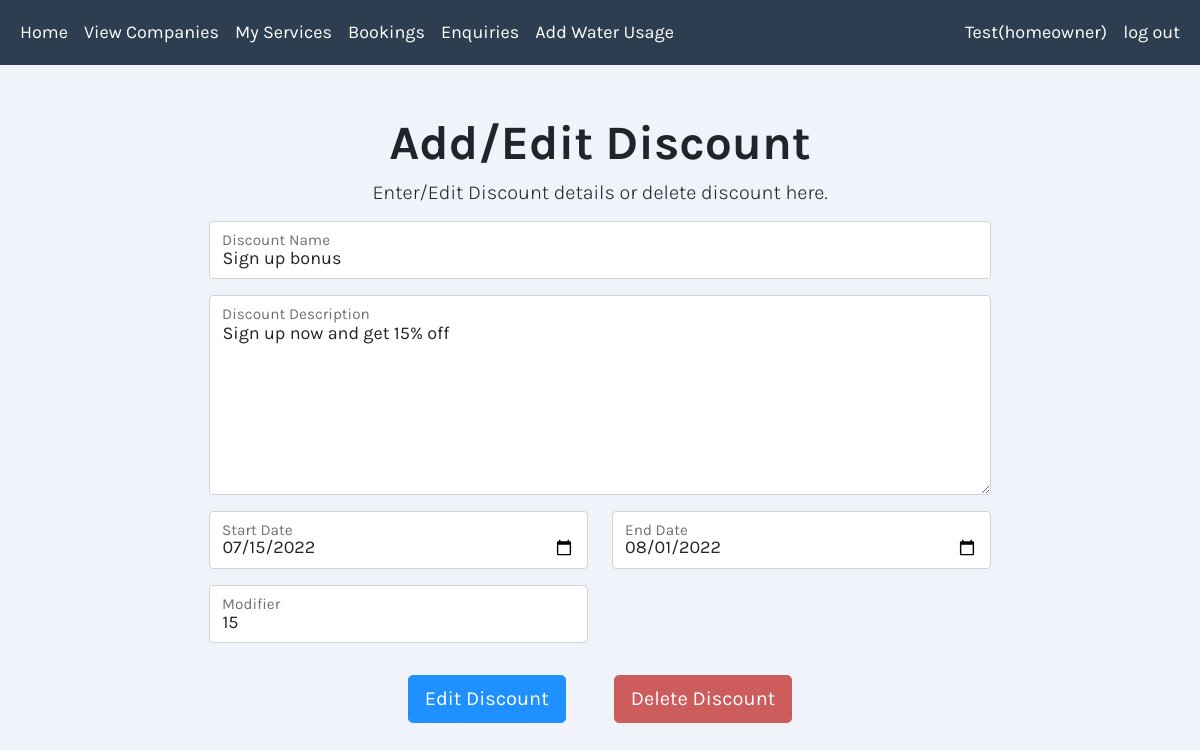
The page /addEditDiscount.php (signed in) on the database its author committed.
### tables this page shows
CREATE TABLE `Discounts` (
  `discount_ID` int(11) NOT NULL,
  `company_ID` int(11) NOT NULL,
  `discount_name` varchar(100) NOT NULL,
  `discount_start_date` varchar(15) NOT NULL,
  `discount_end_date` varchar(15) NOT NULL,
  `discount_description` varchar(500) NOT NULL,
  `discount_modifier` int(3) NOT NULL
);

### addEditDiscount.php (the view, shortened to what this page needs)
<?php
include_once("classes.php");
$Packname = "";
$Packdesc = "";
$SDate = "";
$EDate = "";
$Modifier = "";
$have_discount = "";
$CID = $_SESSION['ID'];
try {
    $sql = "SELECT * FROM Discounts WHERE company_ID = '$CID'";
    $result = $conn->query($sql);
    $row = $result -> fetch_assoc();
    if ($result->num_rows > 0) {
      $Packname = $row['discount_name'];
      $Packdesc = $row['discount_description'];
      $SDate = $row['discount_start_date'];
      $EDate = $row['discount_end_date'];
      $Modifier = $row['discount_modifier'];
      $have_discount = 1;
    } else {
      $have_discount = 0;
    }
}catch (mysqli_sql_exception $e) {
      echo "<p>Error " . mysqli_errno($conn). ": " . mysqli_error($conn);
  }
?>
<html>
    <head>
        <?php include_once('cssLinks.php');?>
    </head>
    <body>
      <?php include_once('navbar.php');?>
      <div class="container" >
      <h1 class ="display-5 fw-bold text-center" style="margin-top:50px;">Add/Edit Discount</h1>
      <div class="row justify-content-center">
        <div class="col-md-6 text-center">
      <p class ="display-6 fs-5" name = "product" value ="avail">Enter/Edit Discount details or delete discount here.</p>
    </div>
      </div>
    </div>
<div class="container">
  <form id="AddPackage" class ="form-horizontal-2" action="<?php echo htmlspecialchars($_SERVER["PHP_SELF"]);?>" method="post">
        <div class="col">
          <div class="form-floating mb-3">
            <input type="text" class="form-control" id="PackageName" name="PackageName" placeholder="PackageName" value="<?php echo $Packname;  ?>" required>
            <label for="PackageName">Discount Name</label>
          </div>
        </div>
        <div class="col">
          <div class="form-floating  mb-3 ">
            <textarea class="form-control" id="packdesc" name="packdesc" placeholder="packdesc" style="height: 200px"><?php echo $Packdesc;  ?></textarea>
            <label for="packdesc">Discount Description</label>
          </div>
        </div>
      <div class="row">
        <div class="col-md-6">
          <div class="form-floating mb-3">
            <input type="date" class="form-control" id="date" name = "SDate" value="<?php echo $SDate;  ?>">
            <label for="SDate">Start Date</label>
          </div>
        </div>
        <div class="col-md-6">
          <div class="form-floating mb-3">
            <input type="date" class="form-control" id="date" name = "EDate" value="<?php echo $EDate;  ?>">
            <label for="EDate">End Date</label>
          </div>
        </div>
      <div class="col-md-6">
          <div class="form-floating mb-3">
            <input type="number" class="form-control" id="discount" name="discount" placeholder="discount" required min ="1" max="100" value="<?php echo $Modifier;  ?>">
            <label for="discount">Modifier</label>
          </div>
        </div>
        </div>
    <div class="form-group mb-2 mt-3 text-center">
      <?php
      if($have_discount == 0)
      {
        echo '<input type="submit" class="btn btn-lg btn-primary" name="Add" value="Add Discount">';
      }
      else if ($have_discount == 1)
      {
        echo '<input type="submit" class="btn btn-lg btn-primary me-5 me-m" name="Edit" value="Edit Discount">';
        echo '<input type="submit" class="btn btn-lg  btn-danger" name="Delete" value="Delete Discount">';
      }
        ?>
    </div>
  </form>
</div>
    </body>
</html>

### css/main.css (style rules this page uses)
body { font-family: 'Karla', sans-serif !important; background-color:#F0F3F9 !important; font-size: 18px; }
.btn-primary { background-color:DodgerBlue !important ; border-color:DodgerBlue !important ; }
.btn-danger { background-color:IndianRed !important ; border-color:IndianRed !important ; }
.form-control { font-size: 18px; }
.form-horizontal-2 { display:block; width:48%; margin:0 auto; }
@media (max-width: 1366px) { .form-horizontal-2 { width: 70% !important; } }

### rows shown on the page
discounts: PackageName "Sign up bonus", packdesc "Sign up now and get 15% off", SDate "07/15/2022", EDate "08/01/2022", discount "15"

### other values the page prints
$_SESSION["name"] "Test"
$_SESSION["user_type"] "homeowner"
